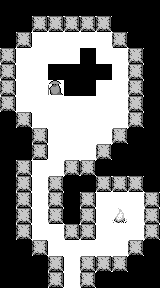

The image is a tile-based game level rendered from a .tmx file. Its description and complete source (layers, tilesets, objects, tile grids) follow:
An orthogonal 10x18 tile map with 16x16 px tiles, 1 tile layer (Tile Layer 1).

<map version="1.10" tiledversion="1.10.2" orientation="orthogonal" renderorder="right-down" width="10" height="18" tilewidth="16" tileheight="16" infinite="0" nextlayerid="2" nextobjectid="1">
 <editorsettings>
  <export target="sketch-1-hole-cave.json" format="json" />
 </editorsettings>
 <tileset firstgid="1" source="valley-graphics-16x16-dungeon.tsx" />
 <layer id="1" name="Tile Layer 1" width="10" height="18">
  <data encoding="csv">
3,3,3,3,3,3,3,3,3,3,
3,3,11,11,11,11,11,3,3,3,
3,11,1,1,1,1,1,11,3,3,
11,1,1,1,1,3,1,1,11,3,
11,1,1,3,3,3,3,1,11,3,
11,1,1,8,3,3,1,1,11,3,
11,1,1,1,1,1,1,1,11,3,
3,11,1,1,1,1,1,1,11,3,
3,3,11,1,1,1,1,11,3,3,
3,3,11,1,1,1,11,3,3,3,
3,11,1,1,11,11,3,3,3,3,
3,11,1,11,3,3,11,11,11,3,
3,11,1,11,3,11,1,1,1,11,
3,11,1,11,3,11,1,16,1,11,
3,11,1,1,11,11,1,1,1,11,
3,3,11,1,1,1,1,1,11,3,
3,3,3,11,1,11,11,11,3,3,
3,3,3,11,1,11,3,3,3,3
</data>
 </layer>
</map>
